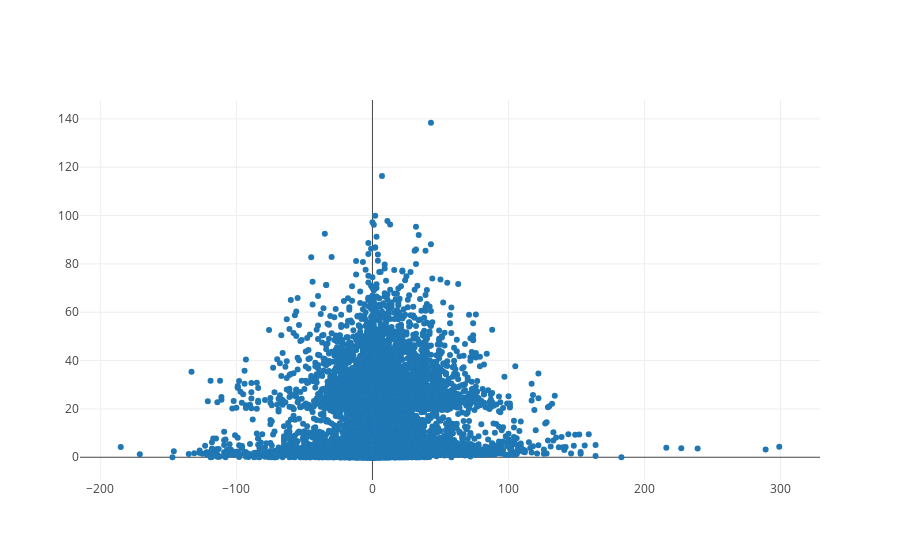

Notebook code for this chart:
### Code cell
low_thres = 20
high_thres = 80


X14_high = np.count_nonzero(X14[:,:,:,0] > high_thres, axis=(1,2))
X13_high = np.count_nonzero(X13[:,:,:,0] > high_thres, axis=(1,2))
X12_high = np.count_nonzero(X12[:,:,:,0] > high_thres, axis=(1,2))
X1_high = np.count_nonzero(X1[:,:,:,0] > high_thres, axis=(1,2))

X14_low = np.count_nonzero(X14[:,:,:,0] < low_thres, axis=(1,2))
X13_low = np.count_nonzero(X13[:,:,:,0] < low_thres, axis=(1,2))
X12_low = np.count_nonzero(X13[:,:,:,0] < low_thres, axis=(1,2))
X1_low = np.count_nonzero(X1[:,:,:,0] < low_thres, axis=(1,2))

diff_X_high = X14_high - X12_high
diff_X_low = X14_low - X12_low

y_flatten = y.flatten()

print(diff_X_high)
print(diff_X_low)

print(y_flatten)

trace = go.Scatter(x = diff_X_high, y = y_flatten, mode = 'markers')
data = [trace]
iplot(data, filename='diff vs y')

### Figure 1 — Plotly figure (JSON) as saved in the notebook; plotly's stock layout.template omitted (floating-point values rounded to 4 significant figures; data arrays with more than 128 entries replaced by an {"elided": "..."} marker saying what was removed)
{"data": [{"mode": "markers", "type": "scatter", "x": {"elided": "10000 int values"}, "y": {"elided": "10000 float values"}}], "layout": {}}
